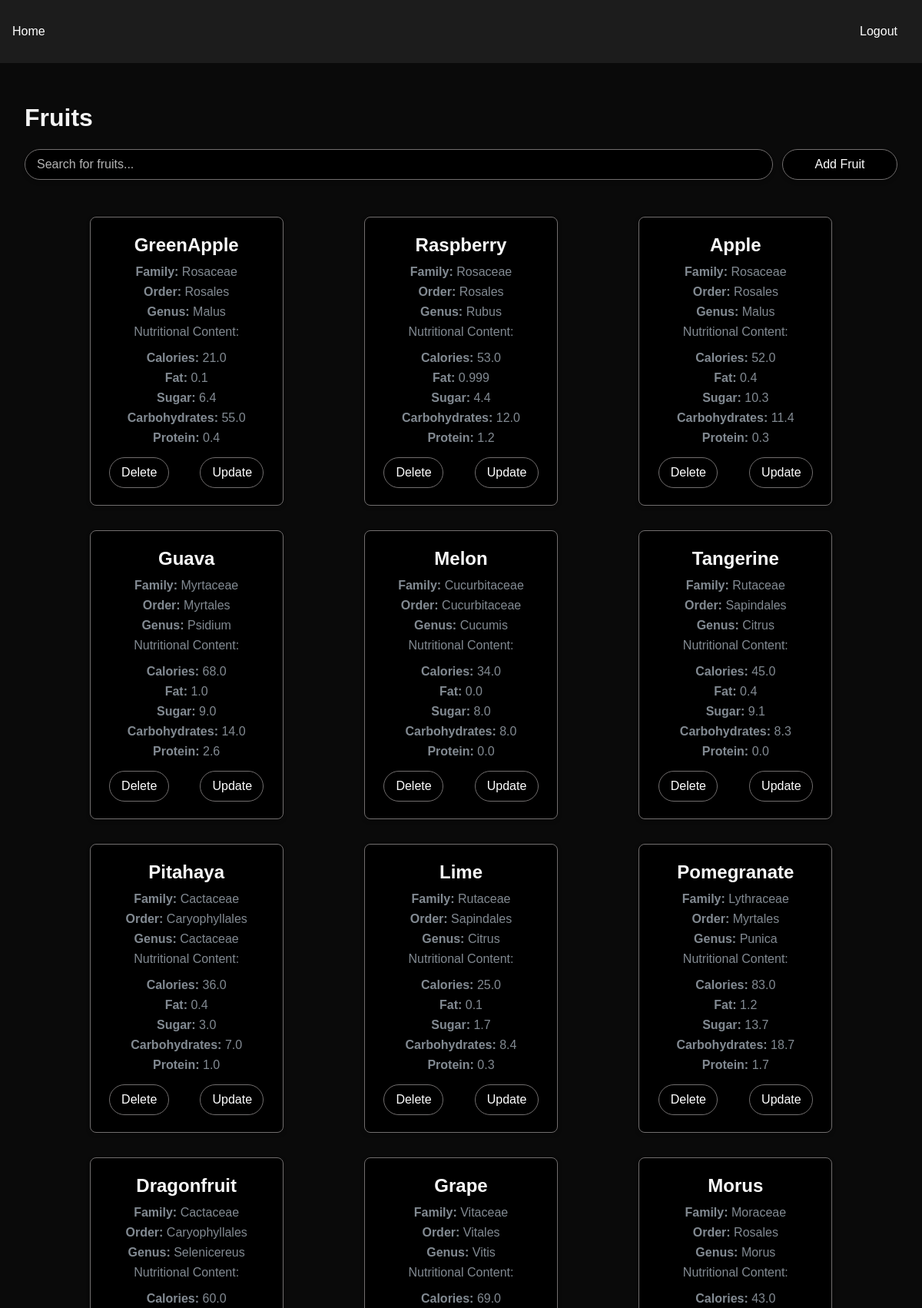
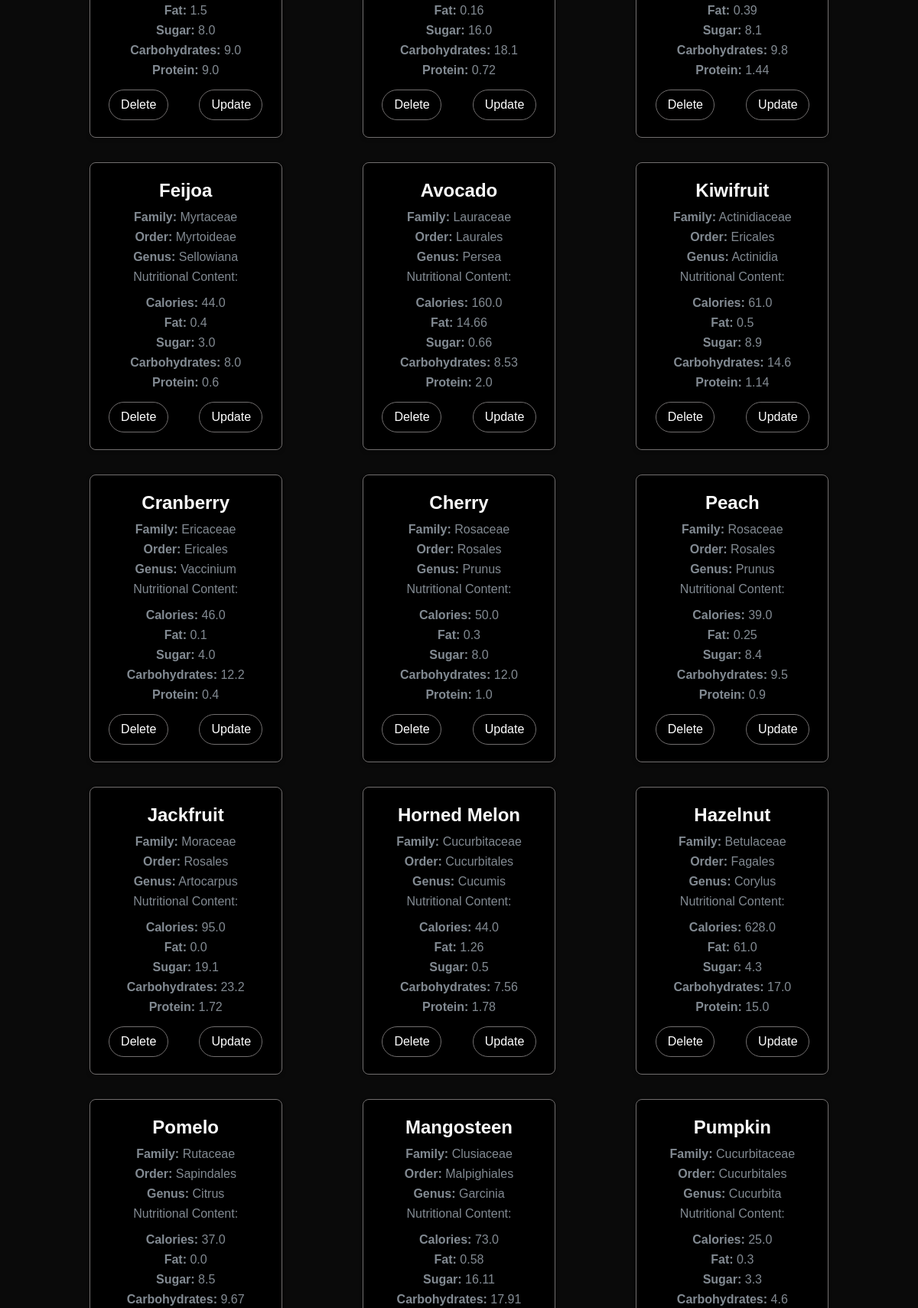
/users/fruits/ (signed in, upper part), run on the app's committed database (2 pictures, top to bottom).
### users/models.py (models this page shows, shortened)
class Fruit(models.Model):
    name = models.CharField(max_length=100)
    family = models.CharField(max_length=100)
    order = models.CharField(max_length=100)
    genus = models.CharField(max_length=100)
    nutrition = models.OneToOneField(Nutrition, on_delete=models.CASCADE)

class Nutrition(models.Model):
    calories = models.FloatField()
    fat = models.FloatField()
    sugar = models.FloatField()
    carbohydrates = models.FloatField()
    protein = models.FloatField()

### users/views.py (the view)
# urls.py: path('fruits/', views.index,name='home'),
@login_required
def index(request):
    fruits = Fruit.objects.all()
    return render(request, 'users/index.html', {'fruits': fruits})

### users/templates/users/index.html (shortened to what this page needs)
{% extends 'users/base.html' %}
{% load static %}
{% block content %}
<h1>Fruits</h1>
<div class="btn-container">
    <input type="text" id="search" placeholder="Search for fruits..." autocomplete="off">
    <a href="/users/add_fruit"><button class="add-btn" >Add Fruit</button></a>
</div>
<ul class="fruit-list-ul">
    <div class="fruit-container" id="fruit-container">
        {% for fruit in fruits %}
        <div class="fruit-card">
            <div onclick="redirectToGoogle('{{ fruit.name }}{{ fruit.family }}{{ fruit.order }}{{ fruit.genus }}')">
                <h2>{{ fruit.name }}</h2>
                <p><strong>Family:</strong> {{ fruit.family }}</p>
                <p><strong>Order:</strong> {{ fruit.order }}</p>
                <p><strong>Genus:</strong> {{ fruit.genus }}</p>
                <p >Nutritional Content:</p>
                <ul>
                    <li><strong>Calories:</strong> {{ fruit.nutrition.calories }}</li>
                    <li><strong>Fat:</strong> {{ fruit.nutrition.fat }}</li>
                    <li><strong>Sugar:</strong> {{ fruit.nutrition.sugar }}</li>
                    <li><strong>Carbohydrates:</strong> {{ fruit.nutrition.carbohydrates }}</li>
                    <li><strong>Protein:</strong> {{ fruit.nutrition.protein }}</li>
                </ul>
            </div>
            <div class="btn-container">
                <a href="/users/delete_fruit/{{ fruit.id }}"><button class="delete-btn">Delete</button></a>
                <a href="/users/update_fruit/{{ fruit.id }}"><button class="delete-btn">Update</button></a>
            </div>
        </div>
        {% endfor %}
    </div>
</ul>
{% endblock %}

### users/templates/users/base.html (shortened to what this page needs)
{% load static %}
<!DOCTYPE html>
<html lang="en">
<head>
    <link rel="stylesheet" href="{% static 'users/styles.css' %}">
</head>
<body>
    <nav>
        <ul class="nav-links">
            <li><a href="{% url 'home' %}">Home</a></li>
            {% if user.is_authenticated %}
            <li><a href="{% url 'logout' %}">Logout</a></li>
            {% else %}
            <li><a href="{% url 'login' %}">Login</a></li>
            <li><a href="{% url 'register' %}">Register</a></li>
        {% endif %}
        </ul>
    </nav>
    <div class="content">
        {% block content %}
        {% endblock %}
    </div>
</body>
</html>

### users/static/users/styles.css (style rules this page uses)
html { scroll-behavior: smooth; width: 100%; }
body { font-family: Arial, sans-serif; margin:0; background-color:#0a0a0a; color:whitesmoke; }
nav { background-color: #1c1c1c; color: #fff; padding: 1em; }
nav ul { list-style-type: none; padding: 0; }
nav ul li { display: inline; margin-right: 1em; }
nav ul li a { color: #fff; text-decoration: none; }
.content { padding: 2em; }
.fruit-container { display: flex; flex-wrap: wrap; justify-content: space-around; padding: 2em; }
.fruit-card { background-color: #000000; border: 1px solid #716e6e; outline-offset: 2px; border-radius: 0.5em; box-shadow: 0 2px 4px #0a0a0a; margin: 1em; width: 230px; overflow: hidden; text-align: center; transition: transform 0.2s; padding: 10px; }
.fruit-card h2 { color: #fafafa; margin: 0.5em 0; }
.fruit-card p { margin: 0.5em 0; color: #828a92; }
.fruit-card ul { list-style-type: none; padding: 0; margin: 1em 0; color: #828a92; }
.fruit-card ul li { margin: 0.5em 0; }
#search ,.add-btn, .delete-btn { padding: 10px 15px; border: 1px solid #716e6e ; border-radius: 20px; background-color: #000000; color: white; font-size: 16px; box-shadow: 0 3px 5px rgba(0, 0, 0, 0.2); outline: none; width: 100%; }
#search { width: 85%; }
#search::placeholder { color: rgba(255, 255, 255, 0.7); }
.add-btn { width: 150px; }
.delete-btn { margin-bottom: 12px; width: 99%; }
.btn-container { display: flex; justify-content: space-around; gap:12px; }
.nav-links { display: flex; justify-content: space-between; }
.fruit-list-ul { margin:0px; padding-inline-start: 0px; }

### data on the page
Fruit: name "GreenApple", family "Rosaceae", order "Rosales", genus "Malus", nutrition.calories "21.0", nutrition.fat "0.1", nutrition.sugar "6.4", nutrition.carbohydrates "55.0", nutrition.protein "0.4"
Fruit: name "Raspberry", family "Rosaceae", order "Rosales", genus "Rubus", nutrition.calories "53.0", nutrition.fat "0.999", nutrition.sugar "4.4", nutrition.carbohydrates "12.0", nutrition.protein "1.2"
Fruit: name "Apple", family "Rosaceae", order "Rosales", genus "Malus", nutrition.calories "52.0", nutrition.fat "0.4", nutrition.sugar "10.3", nutrition.carbohydrates "11.4", nutrition.protein "0.3"
Fruit: name "Guava", family "Myrtaceae", order "Myrtales", genus "Psidium", nutrition.calories "68.0", nutrition.fat "1.0", nutrition.sugar "9.0", nutrition.carbohydrates "14.0", nutrition.protein "2.6"
Fruit: name "Melon", family "Cucurbitaceae", order "Cucurbitaceae", genus "Cucumis", nutrition.calories "34.0", nutrition.fat "0.0", nutrition.sugar "8.0", nutrition.carbohydrates "8.0", nutrition.protein "0.0"
Fruit: name "Tangerine", family "Rutaceae", order "Sapindales", genus "Citrus", nutrition.calories "45.0", nutrition.fat "0.4", nutrition.sugar "9.1", nutrition.carbohydrates "8.3", nutrition.protein "0.0"
Fruit: name "Pitahaya", family "Cactaceae", order "Caryophyllales", genus "Cactaceae", nutrition.calories "36.0", nutrition.fat "0.4", nutrition.sugar "3.0", nutrition.carbohydrates "7.0", nutrition.protein "1.0"
Fruit: name "Lime", family "Rutaceae", order "Sapindales", genus "Citrus", nutrition.calories "25.0", nutrition.fat "0.1", nutrition.sugar "1.7", nutrition.carbohydrates "8.4", nutrition.protein "0.3"
Fruit: name "Pomegranate", family "Lythraceae", order "Myrtales", genus "Punica", nutrition.calories "83.0", nutrition.fat "1.2", nutrition.sugar "13.7", nutrition.carbohydrates "18.7", nutrition.protein "1.7"
Fruit: name "Dragonfruit", family "Cactaceae", order "Caryophyllales", genus "Selenicereus", nutrition.calories "60.0", nutrition.fat "1.5", nutrition.sugar "8.0", nutrition.carbohydrates "9.0", nutrition.protein "9.0"
Fruit: name "Grape", family "Vitaceae", order "Vitales", genus "Vitis", nutrition.calories "69.0", nutrition.fat "0.16", nutrition.sugar "16.0", nutrition.carbohydrates "18.1", nutrition.protein "0.72"
Fruit: name "Morus", family "Moraceae", order "Rosales", genus "Morus", nutrition.calories "43.0", nutrition.fat "0.39", nutrition.sugar "8.1", nutrition.carbohydrates "9.8", nutrition.protein "1.44"
Fruit: name "Feijoa", family "Myrtaceae", order "Myrtoideae", genus "Sellowiana", nutrition.calories "44.0", nutrition.fat "0.4", nutrition.sugar "3.0", nutrition.carbohydrates "8.0", nutrition.protein "0.6"
Fruit: name "Avocado", family "Lauraceae", order "Laurales", genus "Persea", nutrition.calories "160.0", nutrition.fat "14.66", nutrition.sugar "0.66", nutrition.carbohydrates "8.53", nutrition.protein "2.0"
Fruit: name "Kiwifruit", family "Actinidiaceae", order "Ericales", genus "Actinidia", nutrition.calories "61.0", nutrition.fat "0.5", nutrition.sugar "8.9", nutrition.carbohydrates "14.6", nutrition.protein "1.14"
Fruit: name "Cranberry", family "Ericaceae", order "Ericales", genus "Vaccinium", nutrition.calories "46.0", nutrition.fat "0.1", nutrition.sugar "4.0", nutrition.carbohydrates "12.2", nutrition.protein "0.4"
Fruit: name "Cherry", family "Rosaceae", order "Rosales", genus "Prunus", nutrition.calories "50.0", nutrition.fat "0.3", nutrition.sugar "8.0", nutrition.carbohydrates "12.0", nutrition.protein "1.0"
Fruit: name "Peach", family "Rosaceae", order "Rosales", genus "Prunus", nutrition.calories "39.0", nutrition.fat "0.25", nutrition.sugar "8.4", nutrition.carbohydrates "9.5", nutrition.protein "0.9"
Fruit: name "Jackfruit", family "Moraceae", order "Rosales", genus "Artocarpus", nutrition.calories "95.0", nutrition.fat "0.0", nutrition.sugar "19.1", nutrition.carbohydrates "23.2", nutrition.protein "1.72"
Fruit: name "Horned Melon", family "Cucurbitaceae", order "Cucurbitales", genus "Cucumis", nutrition.calories "44.0", nutrition.fat "1.26", nutrition.sugar "0.5", nutrition.carbohydrates "7.56", nutrition.protein "1.78"
Fruit: name "Hazelnut", family "Betulaceae", order "Fagales", genus "Corylus", nutrition.calories "628.0", nutrition.fat "61.0", nutrition.sugar "4.3", nutrition.carbohydrates "17.0", nutrition.protein "15.0"
Fruit: name "Pomelo", family "Rutaceae", order "Sapindales", genus "Citrus", nutrition.calories "37.0", nutrition.fat "0.0", nutrition.sugar "8.5", nutrition.carbohydrates "9.67"
Fruit: name "Mangosteen", family "Clusiaceae", order "Malpighiales", genus "Garcinia", nutrition.calories "73.0", nutrition.fat "0.58", nutrition.sugar "16.11", nutrition.carbohydrates "17.91"
Fruit: name "Pumpkin", family "Cucurbitaceae", order "Cucurbitales", genus "Cucurbita", nutrition.calories "25.0", nutrition.fat "0.3", nutrition.sugar "3.3", nutrition.carbohydrates "4.6"
